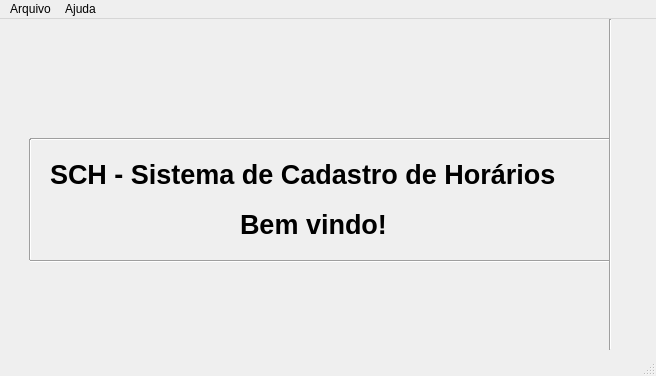
<?xml version="1.0" encoding="UTF-8"?>
<ui version="4.0">
 <class>Administrador</class>
 <widget class="QMainWindow" name="Administrador">
  <property name="geometry">
   <rect>
    <x>0</x>
    <y>0</y>
    <width>656</width>
    <height>376</height>
   </rect>
  </property>
  <property name="windowTitle">
   <string>SCH - Sistema de Cadastro de Horários - Administrador</string>
  </property>
  <widget class="QWidget" name="centralwidget">
   <widget class="QLabel" name="label">
    <property name="geometry">
     <rect>
      <x>50</x>
      <y>140</y>
      <width>541</width>
      <height>31</height>
     </rect>
    </property>
    <property name="font">
     <font>
      <pointsize>20</pointsize>
      <weight>75</weight>
      <bold>true</bold>
     </font>
    </property>
    <property name="text">
     <string>SCH - Sistema de Cadastro de Horários</string>
    </property>
   </widget>
   <widget class="QLabel" name="label_2">
    <property name="geometry">
     <rect>
      <x>240</x>
      <y>190</y>
      <width>161</width>
      <height>31</height>
     </rect>
    </property>
    <property name="font">
     <font>
      <pointsize>20</pointsize>
      <weight>75</weight>
      <bold>true</bold>
     </font>
    </property>
    <property name="text">
     <string>Bem vindo!</string>
    </property>
   </widget>
   <widget class="Line" name="line">
    <property name="geometry">
     <rect>
      <x>30</x>
      <y>232</y>
      <width>581</width>
      <height>20</height>
     </rect>
    </property>
    <property name="orientation">
     <enum>Qt::Horizontal</enum>
    </property>
   </widget>
   <widget class="Line" name="line_2">
    <property name="geometry">
     <rect>
      <x>30</x>
      <y>110</y>
      <width>581</width>
      <height>20</height>
     </rect>
    </property>
    <property name="orientation">
     <enum>Qt::Horizontal</enum>
    </property>
   </widget>
   <widget class="Line" name="line_3">
    <property name="geometry">
     <rect>
      <x>20</x>
      <y>120</y>
      <width>20</width>
      <height>121</height>
     </rect>
    </property>
    <property name="orientation">
     <enum>Qt::Vertical</enum>
    </property>
   </widget>
   <widget class="Line" name="line_4">
    <property name="geometry">
     <rect>
      <x>600</x>
      <y>0</y>
      <width>20</width>
      <height>331</height>
     </rect>
    </property>
    <property name="orientation">
     <enum>Qt::Vertical</enum>
    </property>
   </widget>
  </widget>
  <widget class="QMenuBar" name="menubar">
   <property name="geometry">
    <rect>
     <x>0</x>
     <y>0</y>
     <width>656</width>
     <height>21</height>
    </rect>
   </property>
   <widget class="QMenu" name="menuArquivo">
    <property name="title">
     <string>Arquivo</string>
    </property>
    <widget class="QMenu" name="menuCoordenador">
     <property name="statusTip">
      <string>Opções para o administrador cadastrar, deletar ou consultar os coordenadores.</string>
     </property>
     <property name="title">
      <string>Coordenador</string>
     </property>
     <addaction name="actionCadastrar"/>
     <addaction name="separator"/>
     <addaction name="actionExcluir"/>
     <addaction name="separator"/>
     <addaction name="actionConsultar"/>
     <addaction name="separator"/>
    </widget>
    <addaction name="menuCoordenador"/>
    <addaction name="separator"/>
    <addaction name="actionSair"/>
    <addaction name="separator"/>
   </widget>
   <widget class="QMenu" name="menuAjuda">
    <property name="title">
     <string>Ajuda</string>
    </property>
    <addaction name="actionSobre_o_SCH"/>
    <addaction name="separator"/>
    <addaction name="actionExibir_Ajuda"/>
    <addaction name="separator"/>
   </widget>
   <addaction name="menuArquivo"/>
   <addaction name="menuAjuda"/>
  </widget>
  <widget class="QStatusBar" name="statusbar"/>
  <action name="actionDeletar">
   <property name="text">
    <string>Deletar</string>
   </property>
  </action>
  <action name="actionCadastrar">
   <property name="text">
    <string>Cadastrar</string>
   </property>
   <property name="statusTip">
    <string>Cadastrar coordenador.</string>
   </property>
  </action>
  <action name="actionExcluir">
   <property name="text">
    <string>Excluir</string>
   </property>
   <property name="statusTip">
    <string>Excluir coordenador.</string>
   </property>
  </action>
  <action name="actionConsultar">
   <property name="text">
    <string>Consultar</string>
   </property>
   <property name="statusTip">
    <string>Consultar coordenador(es).</string>
   </property>
  </action>
  <action name="actionSobre_o_SCH">
   <property name="text">
    <string>Sobre o SCH</string>
   </property>
   <property name="statusTip">
    <string>Informações sobre o programa SCH.</string>
   </property>
  </action>
  <action name="actionExibir_Ajuda">
   <property name="text">
    <string>Exibir Ajuda</string>
   </property>
   <property name="statusTip">
    <string>Exibir tutorial de ajuda do SCH.</string>
   </property>
  </action>
  <action name="actionSair">
   <property name="checkable">
    <bool>false</bool>
   </property>
   <property name="text">
    <string>Sair</string>
   </property>
   <property name="statusTip">
    <string>Sair do programa SCH.</string>
   </property>
   <property name="shortcut">
    <string/>
   </property>
  </action>
 </widget>
 <resources/>
 <connections/>
</ui>
